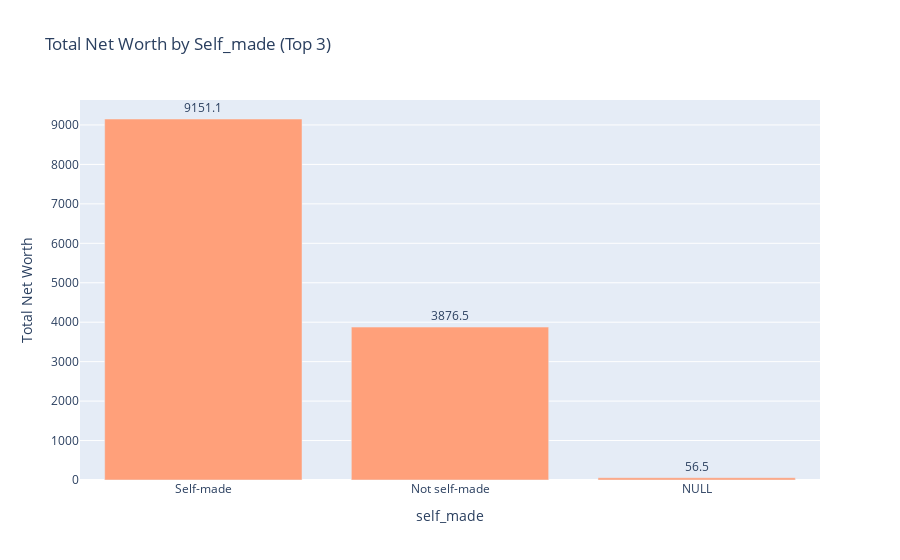
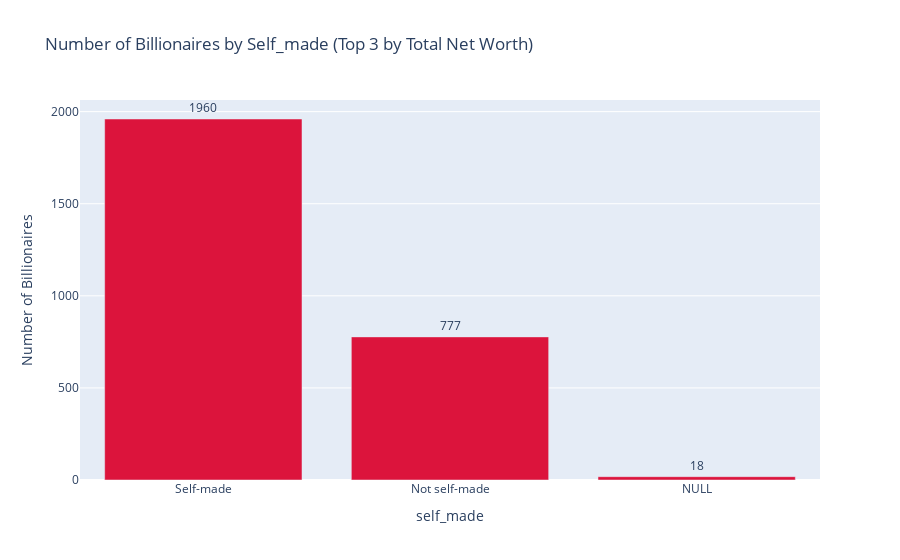
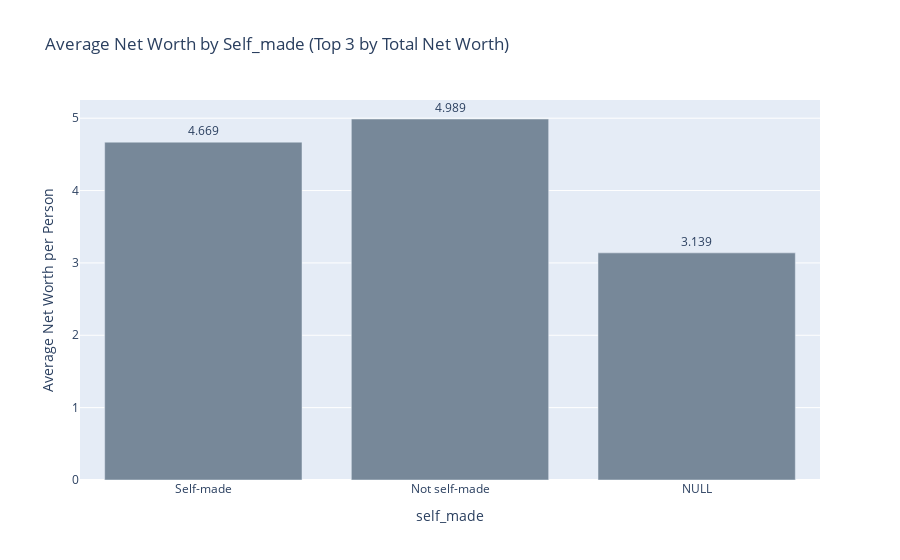

Source (notebook cell) for these figures, in order:
### Code cell
#Remove null safe_made values
df_selfmade = df[~df['self_made'].isnull()]

#Make histogram of net worth faceted by self made status
selfmade_hist = px.histogram(df_selfmade, 
                   x="networth", 
                   facet_row="self_made", 
                   range_x=(0, 50), 
                   range_y=(0, 1600),
                   facet_col_spacing=0.05,
                   nbins=40, 
                   title="Histograms of Net Worth by Self-made Status")

selfmade_hist.update_layout(bargap=0.1, yaxis={'range':[0,1800]}, xaxis={'nticks':20})
#Make labels for each subplot (right hand side) nicer
selfmade_hist.for_each_annotation(lambda a: a.update(text=a.text.split("=")[-1]))

#Plot total worth by self made status
plot_worth_unstacked("self_made")

### Figure 1 — Plotly figure (JSON) as saved in the notebook; plotly's stock layout.template omitted (floating-point values rounded to 4 significant figures)
{"data": [{"alignmentgroup": "True", "hovertemplate": "self_made=%{x}<br>networth=%{text}<extra></extra>", "legendgroup": "", "marker": {"color": "lightsalmon", "pattern": {"shape": ""}}, "name": "", "offsetgroup": "", "orientation": "v", "showlegend": false, "text": ["9151.1", "3876.5", "56.5"], "textposition": "outside", "type": "bar", "x": ["Self-made", "Not self-made", "NULL"], "xaxis": "x", "y": [9151.0, 3876.0, 56.5], "yaxis": "y"}], "layout": {"barmode": "relative", "legend": {"tracegroupgap": 0}, "title": {"text": "Total Net Worth by Self_made (Top 3)"}, "xaxis": {"anchor": "y", "domain": [0, 1], "nticks": 30, "title": {"text": "self_made"}}, "yaxis": {"anchor": "x", "domain": [0, 1], "title": {"text": "Total Net Worth"}}}}

### Figure 2 — Plotly figure (JSON) as saved in the notebook; plotly's stock layout.template omitted (floating-point values rounded to 4 significant figures)
{"data": [{"alignmentgroup": "True", "hovertemplate": "self_made=%{x}<br>name=%{text}<extra></extra>", "legendgroup": "", "marker": {"color": "crimson", "pattern": {"shape": ""}}, "name": "", "offsetgroup": "", "orientation": "v", "showlegend": false, "text": ["1960", "777", "18"], "textposition": "outside", "type": "bar", "x": ["Self-made", "Not self-made", "NULL"], "xaxis": "x", "y": [1960, 777, 18], "yaxis": "y"}], "layout": {"barmode": "relative", "legend": {"tracegroupgap": 0}, "title": {"text": "Number of Billionaires by Self_made (Top 3 by Total Net Worth)"}, "xaxis": {"anchor": "y", "domain": [0, 1], "nticks": 30, "title": {"text": "self_made"}}, "yaxis": {"anchor": "x", "domain": [0, 1], "title": {"text": "Number of Billionaires"}}}}

### Figure 3 — Plotly figure (JSON) as saved in the notebook; plotly's stock layout.template omitted (floating-point values rounded to 4 significant figures)
{"data": [{"alignmentgroup": "True", "hovertemplate": "self_made=%{x}<br>avg_networth=%{text}<extra></extra>", "legendgroup": "", "marker": {"color": "lightslategray", "pattern": {"shape": ""}}, "name": "", "offsetgroup": "", "orientation": "v", "showlegend": false, "text": ["4.669", "4.989", "3.139"], "textposition": "outside", "type": "bar", "x": ["Self-made", "Not self-made", "NULL"], "xaxis": "x", "y": [4.669, 4.989, 3.139], "yaxis": "y"}], "layout": {"barmode": "relative", "legend": {"tracegroupgap": 0}, "title": {"text": "Average Net Worth by Self_made (Top 3 by Total Net Worth)"}, "xaxis": {"anchor": "y", "domain": [0, 1], "nticks": 30, "title": {"text": "self_made"}}, "yaxis": {"anchor": "x", "domain": [0, 1], "title": {"text": "Average Net Worth per Person"}}}}
